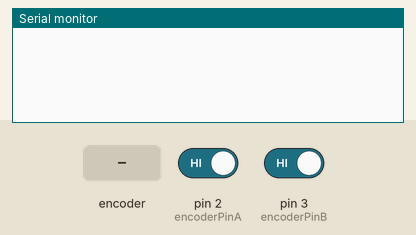
Recording of a sketch running on a simulated Arduino Uno, built with avr-gcc and run on an emulated ATmega328P. Shown: the last lines printed to the serial monitor. The inputs (shaded band) are chosen by the test bench; at power-on: pin 2 (encoderPinA) HIGH, pin 3 (encoderPinB) HIGH.

Above: at 1.2 s.
1.3 s: rotary encoder on pin 2 (encoderPinA) / pin 3 (encoderPinB) turned 1 step (first pin leading)
At 2.2 s:
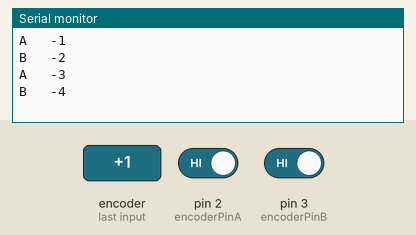
3.0 s: rotary encoder on pin 2 (encoderPinA) / pin 3 (encoderPinB) turned 1 step (first pin leading)
At 3.5 s:
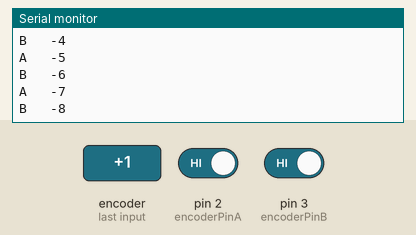
Timing chart, 0 to 6.0 s (numbered marks = the images above; inputs shaded):
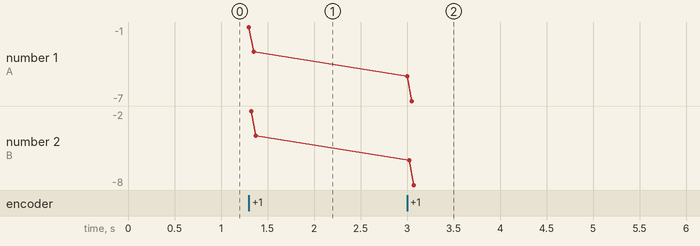

Measured:
- after the input at 1.3 s, the serial monitor: prints a new line at once (image 1)
- after the input at 3.0 s, the serial monitor: prints a new line at once (image 2)
- plotted number 1: -3 → -7 after the input at 3.0 s
- plotted number 2: -4 → -8 after the input at 3.0 s

The sketch:

motor_encoder.ino
```cpp
// encoder pin
const int encoderPinA = 2;
const int encoderPinB = 3;
#define M4_I1       4

int encoderPos = 0;

void doEncoderA();
void doEncoderB();


void setup() {
  pinMode(encoderPinA, INPUT_PULLUP);
  attachInterrupt(digitalPinToInterrupt(2), doEncoderA, CHANGE);

  pinMode(encoderPinB, INPUT_PULLUP);
  attachInterrupt(digitalPinToInterrupt(3), doEncoderB, CHANGE);

  Serial.begin(115200);
}

void loop() {
  //Serial.println("asd");
}


void doEncoderA(){ // 빨녹일 때
//  if(digitalRead(encoderPinA)==digitalRead(encoderPinB)) // 같으면
//    encoderPos++; // 정회전
//  else // 다르면
//    encoderPos--; // 역회전
  encoderPos += (digitalRead(2)==digitalRead(3))?1:-1;
  Serial.print("A   ");
  Serial.println(encoderPos);
}


void doEncoderB(){ // 보파일 때
  //if(digitalRead(encoderPinA)==digitalRead(encoderPinB)) // 같으면
  //  encoderPos--; // 역회전
  //else // 다르면
  //  encoderPos++; // 정회전
  encoderPos += (digitalRead(2)==digitalRead(3))?-1:1;
  Serial.print("B   ");
  Serial.println(encoderPos);
}
```
